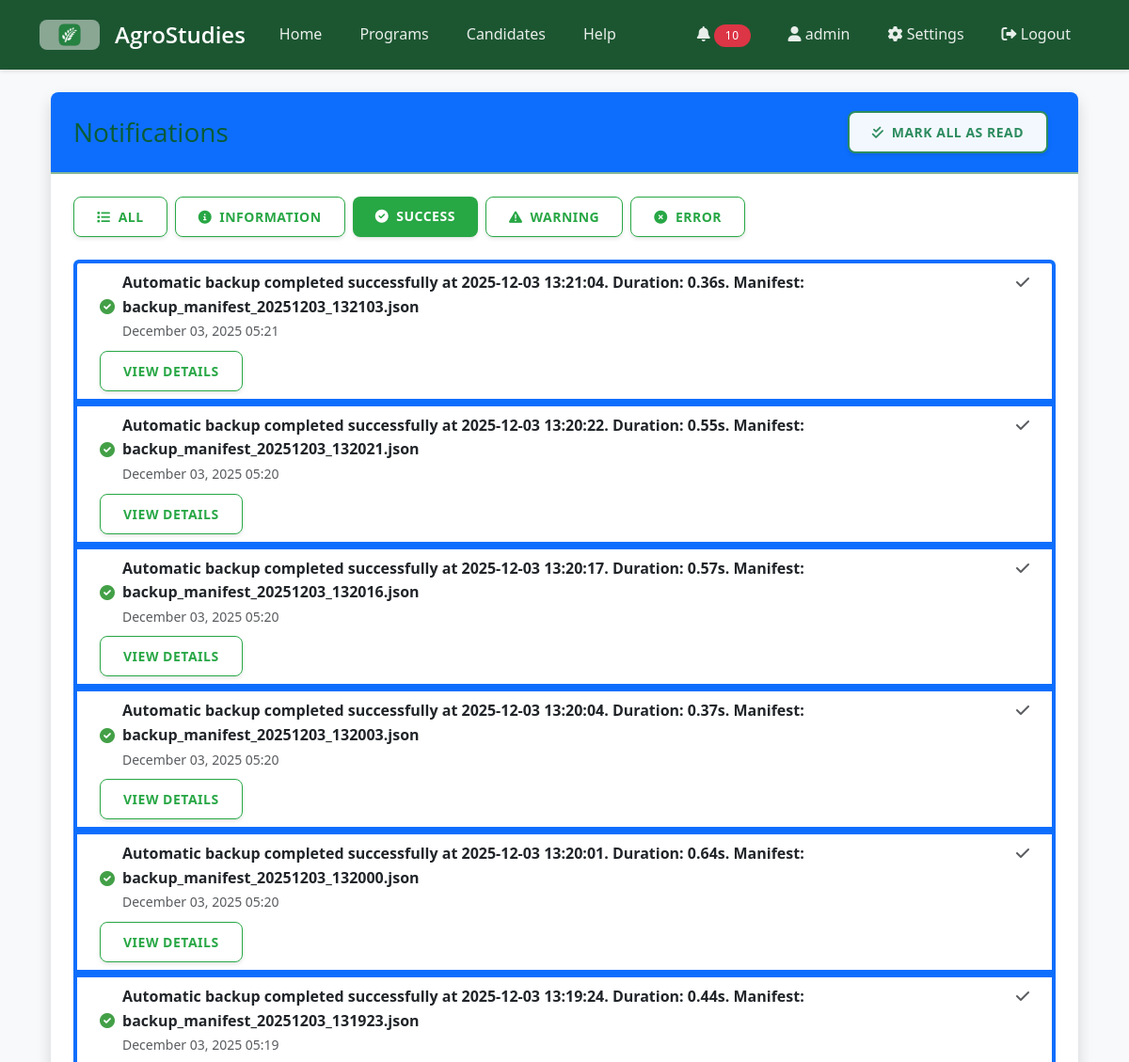
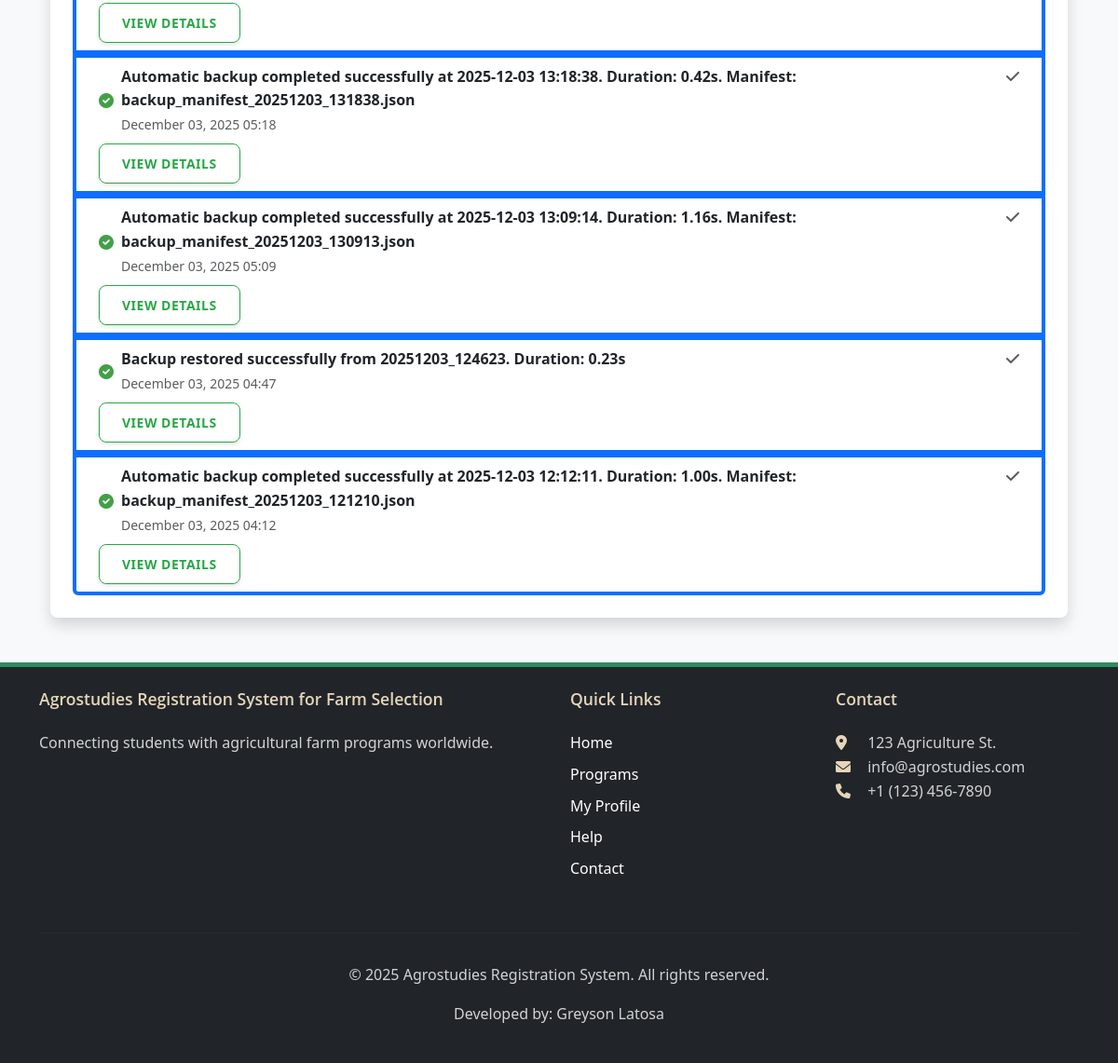
/notifications/?type=success (signed in), run on the app's committed database (2 pictures, top to bottom).
### core/models.py (models this page shows, shortened)
class Notification(models.Model):
    INFO = 'info'
    SUCCESS = 'success'
    WARNING = 'warning'
    ERROR = 'error'
    NOTIFICATION_TYPES = [
        (INFO, 'Information'),
        (SUCCESS, 'Success'),
        (WARNING, 'Warning'),
        (ERROR, 'Error'),
    ]
    user = models.ForeignKey(User, on_delete=models.CASCADE, related_name='notifications')
    message = models.TextField()
    notification_type = models.CharField(max_length=10, choices=NOTIFICATION_TYPES, default=INFO)
    link = models.CharField(max_length=255, blank=True, null=True)
    created_at = models.DateTimeField(auto_now_add=True)
    read = models.BooleanField(default=False)
    class Meta:
        ordering = ['-created_at']
    @classmethod
    def clear_old_notifications(cls, user, days=30):
        from datetime import timedelta
        from django.utils import timezone
        cutoff_date = timezone.now() - timedelta(days=days)
        return cls.objects.filter(user=user, created_at__lt=cutoff_date).delete()

### core/views.py (the view)
# urls.py: path('notifications/', views.notifications, name='notifications'),
@login_required
def notifications(request):
    notification_type = request.GET.get('type', None)
    notifications_queryset = Notification.objects.filter(user=request.user)
    Notification.clear_old_notifications(request.user)
    if notification_type in [Notification.INFO, Notification.SUCCESS, Notification.WARNING, Notification.ERROR]:
        notifications_queryset = notifications_queryset.filter(notification_type=notification_type)
    notifications = notifications_queryset.order_by('read', '-created_at')
    paginator = Paginator(notifications, 20)  # Show 20 notifications per page
    page_number = request.GET.get('page')
    page_obj = paginator.get_page(page_number)
    return render(request, 'notifications.html', {
        'notifications': page_obj,
        'is_paginated': page_obj.has_other_pages(),
        'page_obj': page_obj,
        'current_type': notification_type,
        'notification_types': [
            {'code': Notification.INFO, 'name': 'Information'},
            {'code': Notification.SUCCESS, 'name': 'Success'},
            {'code': Notification.WARNING, 'name': 'Warning'},
            {'code': Notification.ERROR, 'name': 'Error'},
        ]
    })

### core/context_processors.py (called while the page is built)
def notification_count(request):
    if request.user.is_authenticated:
        unread_count = Notification.objects.filter(user=request.user, read=False).count()
        return {
            'unread_notifications_count': unread_count
        }
    return {
        'unread_notifications_count': 0
    }

### templates/notifications.html (shortened to what this page needs)
{% extends 'base.html' %}
{% block content %}
<div class="container mt-4">
    <div class="card shadow">
        <div class="card-header bg-primary text-white d-flex justify-content-between align-items-center">
            <h3 class="mb-0">Notifications</h3>
            <div>
                <a href="{% url 'mark_all_read' %}{% if current_type %}?type={{ current_type }}{% endif %}" class="btn btn-sm btn-light me-2">
                    <i class="fas fa-check-double me-1"></i> Mark All as Read
                </a>
            </div>
        </div>
        <div class="card-body">
            <div class="mb-3 d-flex flex-wrap">
                <a href="{% url 'notifications' %}" class="btn btn-sm {% if not current_type %}btn-primary{% else %}btn-outline-primary{% endif %} me-2 mb-2">
                    <i class="fas fa-list me-1"></i> All
                </a>
                {% for type in notification_types %}
                    <a href="{% url 'notifications' %}?type={{ type.code }}"
                       class="btn btn-sm {% if current_type == type.code %}btn-primary{% else %}btn-outline-primary{% endif %} me-2 mb-2">
                        {% if type.code == 'info' %}
                            <i class="fas fa-info-circle me-1"></i>
                        {% elif type.code == 'success' %}
                            <i class="fas fa-check-circle me-1"></i>
                        {% elif type.code == 'warning' %}
                            <i class="fas fa-exclamation-triangle me-1"></i>
                        {% elif type.code == 'error' %}
                            <i class="fas fa-times-circle me-1"></i>
                        {% endif %}
                        {{ type.name }}
                    </a>
                {% endfor %}
            </div>
            {% if notifications %}
                <ul class="list-group">
                    {% for notification in notifications %}
                        <li class="list-group-item {% if not notification.read %}border-start border-4 border-primary{% endif %} d-flex justify-content-between align-items-start">
                            <div class="ms-2 me-auto">
                                <div class="d-flex align-items-center">
                                    {% if notification.notification_type == 'info' %}
                                        <i class="fas fa-info-circle text-info me-2"></i>
                                    {% elif notification.notification_type == 'success' %}
                                        <i class="fas fa-check-circle text-success me-2"></i>
                                    {% elif notification.notification_type == 'warning' %}
                                        <i class="fas fa-exclamation-triangle text-warning me-2"></i>
                                    {% elif notification.notification_type == 'error' %}
                                        <i class="fas fa-times-circle text-danger me-2"></i>
                                    {% endif %}
                                    <div>
                                        <div class="fw-bold">{{ notification.message }}</div>
                                        <small class="text-muted">{{ notification.created_at|date:"F d, Y H:i" }}</small>
                                    </div>
                                </div>
                                {% if notification.link %}
                                    <div class="mt-2">
                                        <a href="{{ notification.link }}" class="btn btn-sm btn-outline-primary">View Details</a>
                                    </div>
                                {% endif %}
                            </div>
                            <div class="d-flex">
                                <a href="{% url 'mark_notification_read' notification.id %}" class="text-decoration-none me-2" title="Mark as read">
                                    <i class="fas fa-check text-muted"></i>
                                </a>
                            </div>
                        </li>
                    {% endfor %}
                </ul>
            {% else %}
                <div class="alert alert-info">
                    <i class="fas fa-info-circle me-2"></i> You have no notifications at the moment.
                </div>
            {% endif %}
        </div>
    </div>
</div>
{% endblock %}

### templates/base.html (shortened to what this page needs)
{% load static %}
<!DOCTYPE html>
<html lang="en">
<head>
    <link href="https://cdn.jsdelivr.net/npm/bootstrap@5.3.0/dist/css/bootstrap.min.css" rel="stylesheet">
    <link rel="stylesheet" href="https://cdnjs.cloudflare.com/ajax/libs/font-awesome/6.0.0/css/all.min.css">
    <link rel="stylesheet" href="{% static 'css/theme.css' %}">
    <link rel="stylesheet" href="{% static 'css/main.css' %}">
    <link rel="stylesheet" href="{% static 'css/modal-animations.css' %}">
</head>
<body>
    <nav class="navbar navbar-expand-lg navbar-dark bg-dark">
        <div class="container">
            <div class="d-flex align-items-center">
                <a href="{% url 'index' %}" class="me-3">
                    <img src="{% static 'images/logo-agrostudies.png' %}" alt="AgroStudies Logo" height="32" style="border-radius: 8px;">
                </a>
                <a class="navbar-brand" href="{% url 'index' %}">AgroStudies</a>
            </div>
            <div class="collapse navbar-collapse" id="navbarNav">
                <ul class="navbar-nav me-auto">
                    <li class="nav-item">
                        <a class="nav-link" href="{% url 'index' %}">Home</a>
                    </li>
                    <li class="nav-item">
                        <a class="nav-link" href="{% url 'program_list' %}">Programs</a>
                    </li>
                    {% if user.is_staff %}
                    <li class="nav-item">
                        <a class="nav-link" href="{% url 'candidate_list' %}">Candidates</a>
                    </li>
                    {% endif %}
                    <li class="nav-item">
                        <a class="nav-link" href="{% url 'help' %}">Help</a>
                    </li>
                </ul>
                <ul class="navbar-nav ms-auto">
                    {% if user.is_authenticated %}
                        <li class="nav-item dropdown">
                            <a class="nav-link" href="#" id="notificationDropdown" role="button" data-bs-toggle="dropdown" aria-expanded="false">
                                <i class="fas fa-bell"></i>
                                {% if unread_notifications_count > 0 %}
                                    <span class="badge rounded-pill bg-danger">{{ unread_notifications_count }}</span>
                                {% endif %}
                            </a>
                        </li>
                        <li class="nav-item">
                            <a class="nav-link" href="{% url 'profile' %}">
                                <i class="fas fa-user"></i> {{ user.username }}
                            </a>
                        </li>
                        {% if user.is_staff %}
                        <li class="nav-item">
                            <a class="nav-link" href="{% url 'admin:index' %}">
                                <i class="fas fa-cog"></i> Settings
                            </a>
                        </li>
                        {% endif %}
                        <li class="nav-item">
                            <a class="nav-link" href="{% url 'logout' %}">
                                <i class="fas fa-sign-out-alt"></i> Logout
                            </a>
                        </li>
                    {% endif %}
                </ul>
            </div>
        </div>
    </nav>
    <main class="container my-4">
        {% block content %}{% endblock %}
    </main>
    <footer class="bg-dark text-white py-4 mt-5">
        <div class="container">
            <div class="row">
                <div class="col-md-6">
                    <h5>Agrostudies Registration System for Farm Selection</h5>
                    <p>Connecting students with agricultural farm programs worldwide.</p>
                </div>
                <div class="col-md-3">
                    <h5>Quick Links</h5>
                    <ul class="list-unstyled">
                        <li><a href="{% url 'index' %}" class="text-white">Home</a></li>
                        <li><a href="{% url 'program_list' %}" class="text-white">Programs</a></li>
                        {% if user.is_authenticated %}
                            <li><a href="{% url 'profile' %}" class="text-white">My Profile</a></li>
                        {% else %}
                            <li><a href="#" data-bs-toggle="modal" data-bs-target="#loginModal" class="text-white">Login</a></li>
                            <li><a href="#" data-bs-toggle="modal" data-bs-target="#registerModal" class="text-white">Register</a></li>
                        {% endif %}
                        <li><a href="{% url 'help' %}" class="text-white">Help</a></li>
                        <li><a href="{% url 'contact' %}" class="text-white">Contact</a></li>
                    </ul>
                </div>
                <div class="col-md-3">
                    <h5>Contact</h5>
                    <address>
                        <i class="fas fa-map-marker-alt"></i> 123 Agriculture St.<br>
                        <i class="fas fa-envelope"></i> info@agrostudies.com<br>
                        <i class="fas fa-phone"></i> +1 (123) 456-7890
                    </address>
                </div>
            </div>
            <hr>
            <div class="text-center">
                <p>&copy; {% now "Y" %} Agrostudies Registration System. All rights reserved.</p>
                <p>Developed by: Greyson Latosa</p>
            </div>
        </div>
    </footer>
</body>
</html>

### static/css/theme.css (style rules this page uses)
:root { --ag-green-dark: #0A5C36; --ag-green: #2D8C5F; --ag-brown: #8C6954; --ag-beige: #F9F7F4; --ag-wheat: #E6D5B8; --ag-sage: #89B899; --ag-clay: #B6857A; --ag-success: #43A047; --ag-warning: #FFA000; --ag-danger: #E57373; --ag-info: #039BE5; --ag-font-primary: 'Open Sans', system-ui, -apple-system, sans-serif; --ag-font-headers: 'Montserrat', var(--ag-font-primary); }
body { font-family: var(--ag-font-primary); background-color: var(--ag-beige); color: #333; line-height: 1.6; }
.btn { border-radius: 8px; transition: all 0.3s ease; font-weight: 600; letter-spacing: 0.5px; text-transform: uppercase; box-shadow: 0 2px 4px rgba(0, 0, 0, 0.1); padding: 0.625rem 1.5rem; }
.btn-light { background: rgba(255, 255, 255, 0.95); border: 2px solid var(--ag-green); color: var(--ag-green); }
h1, h2, h3, h4, h5, h6 { font-family: var(--ag-font-headers); color: var(--ag-green-dark); }
.navbar-dark { background: var(--ag-green-dark) !important; box-shadow: 0 2px 4px rgba(0,0,0,0.1); }
.navbar-dark .navbar-nav .nav-link { color: rgba(255,255,255,0.9); font-weight: 500; padding: 1rem 1.25rem; transition: all 0.3s ease; }
.navbar-dark .navbar-brand { color: #fff; font-family: var(--ag-font-headers); font-weight: 600; font-size: 1.5rem; }
.card { background-color: #fff; border: none; border-radius: 16px; box-shadow: 0 4px 6px rgba(0,0,0,0.05); transition: all 0.3s ease; overflow: hidden; }
.card-header { background-color: var(--ag-beige); color: var(--ag-green-dark); border-bottom: 2px solid var(--ag-sage); padding: 1.25rem 1.5rem; }
.card-body { padding: 1.5rem; }
.btn-primary { background-color: var(--ag-green); border: none; color: white; }
.badge { padding: 0.5em 1em; font-weight: 500; letter-spacing: 0.5px; }
.text-success { color: var(--ag-success) !important; }
.list-group-item { border-left: 4px solid transparent; transition: all 0.3s ease; }
footer { background: var(--ag-green-dark) !important; padding: 4rem 0 2rem; margin-top: 6rem; border-top: 5px solid var(--ag-green); }
footer h5 { color: var(--ag-wheat); font-weight: 600; margin-bottom: 1.5rem; font-size: 1.1rem; }
footer a { color: rgba(255,255,255,0.8) !important; transition: all 0.3s ease; text-decoration: none; display: inline-block; margin-bottom: 0.5rem; }
footer p { color: rgba(255,255,255,0.8); }
footer hr { border-color: rgba(255,255,255,0.1); margin: 2rem 0; }
footer address { color: rgba(255,255,255,0.8); }
footer i { color: var(--ag-wheat); width: 20px; margin-right: 10px; }

### static/css/main.css (style rules this page uses)
body { font-family: 'Segoe UI', Tahoma, Geneva, Verdana, sans-serif; background-color: #f8f9fa; color: #333; }
a { color: #28a745; text-decoration: none; }
.btn-primary { background-color: #28a745; border-color: #28a745; }
.btn-outline-primary { color: #28a745; border-color: #28a745; }
.navbar-dark { background-color: #1c5631 !important; }
.navbar-brand { font-weight: bold; font-size: 1.5rem; }
.card { border-radius: 8px; box-shadow: 0 2px 8px rgba(0,0,0,0.1); transition: transform 0.3s ease; }
footer { background-color: #1c5631 !important; }
footer a { transition: opacity 0.2s ease; }

### data on the page
Notification: notification_type "success" (drawn), message "Automatic backup completed successfully at 2025-12-03 13:21:04. Duration: 0.36s. Manifest: backup_manifest_20251203_132103.json", created_at "December 03, 2025 05:21"
Notification: notification_type "success" (drawn), message "Automatic backup completed successfully at 2025-12-03 13:20:22. Duration: 0.55s. Manifest: backup_manifest_20251203_132021.json", created_at "December 03, 2025 05:20"
Notification: notification_type "success" (drawn), message "Automatic backup completed successfully at 2025-12-03 13:20:17. Duration: 0.57s. Manifest: backup_manifest_20251203_132016.json", created_at "December 03, 2025 05:20"
Notification: notification_type "success" (drawn), message "Automatic backup completed successfully at 2025-12-03 13:20:04. Duration: 0.37s. Manifest: backup_manifest_20251203_132003.json", created_at "December 03, 2025 05:20"
Notification: notification_type "success" (drawn), message "Automatic backup completed successfully at 2025-12-03 13:20:01. Duration: 0.64s. Manifest: backup_manifest_20251203_132000.json", created_at "December 03, 2025 05:20"
Notification: notification_type "success" (drawn), message "Automatic backup completed successfully at 2025-12-03 13:19:24. Duration: 0.44s. Manifest: backup_manifest_20251203_131923.json", created_at "December 03, 2025 05:19"
Notification: notification_type "success" (drawn), message "Automatic backup completed successfully at 2025-12-03 13:18:38. Duration: 0.42s. Manifest: backup_manifest_20251203_131838.json", created_at "December 03, 2025 05:18"
Notification: notification_type "success" (drawn), message "Automatic backup completed successfully at 2025-12-03 13:09:14. Duration: 1.16s. Manifest: backup_manifest_20251203_130913.json", created_at "December 03, 2025 05:09"
Notification: notification_type "success" (drawn), message "Backup restored successfully from 20251203_124623. Duration: 0.23s", created_at "December 03, 2025 04:47"
Notification: notification_type "success" (drawn), message "Automatic backup completed successfully at 2025-12-03 12:12:11. Duration: 1.00s. Manifest: backup_manifest_20251203_121210.json", created_at "December 03, 2025 04:12"

### other printed values
{{ unread_notifications_count }} "10"
{{ user.username }} "admin"
{{ type.name }} "INFORMATION" "SUCCESS" "WARNING" "ERROR"
